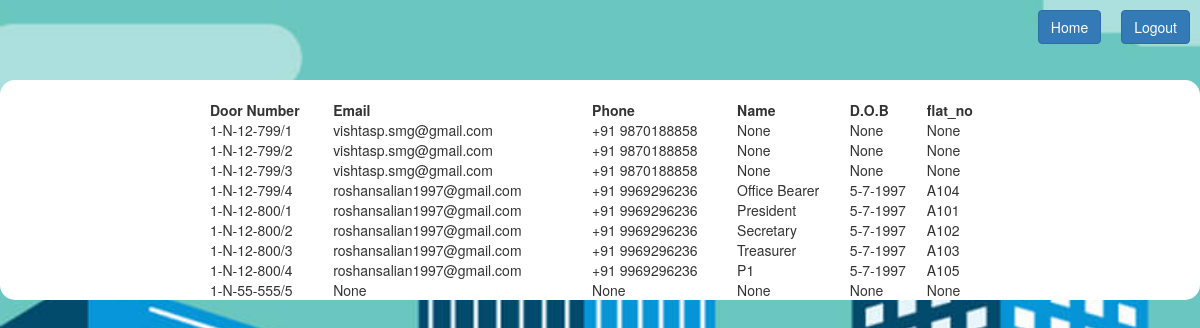
/displayFlatOwner, run on the app's committed database.
### tables this page shows
CREATE TABLE "homeOwns" (
	"aptNo"	TEXT,
	"email"	TEXT,
	"phone"	TEXT,
	"usrName"	TEXT,
	"dob"	TEXT,
	"photo"	TEXT,
	"id_photo"	TEXT,
	"father"	TEXT,
	"mother"	TEXT,
	"comm_address"	TEXT,
	"perm_address"	TEXT,
	"occupation"	TEXT,
	"occupancy"	INTEGER,
	"comm_add_proof"	TEXT,
	"perm_add_proof"	TEXT,
	"sale_deed"	TEXT,
	"flat_no"	TEXT,
	PRIMARY KEY("aptNo")
);

### script.py (the view)
@app.route('/displayFlatOwner')
def displayFlatOwner():
	conn = sqlite3.connect('data/data.db')
	cur = conn.cursor()
	cur.execute("SELECT * from homeOwns;")
	data = cur.fetchall()
	return render_template('flatOwnerInfo.html', data=data)

### script.py (called while the page is built)
@app.before_request
def before_request():
	g.user = None
	if 'user' in session:
		g.user = session['user']

### templates/flatOwnerInfo.html (shortened to what this page needs)
<!DOCTYPE html>
<html>
<head>
	<link rel="stylesheet" type="text/css" href="{{ url_for('static', filename='bootstrap.css') }}">
	<link rel="stylesheet" type="text/css" href="{{ url_for('static', filename='myStyles.css') }}">
	<link rel="stylesheet" href="https://maxcdn.bootstrapcdn.com/bootstrap/3.4.0/css/bootstrap.min.css">
</head>
<body class="bgSet">
	<a href="/logout" style="float: right; margin: 10px"><button class="btn btn-primary">Logout</button></a>
  <a href="/welcomeH" style="float: right; margin: 10px"><button class="btn btn-primary">Home</button></a>
  <br>
  <br><br><br>
  <div style="text-align:center; background-color: white; border-radius:15px;">
		<center>
			<table  width="65%" align="center;" style="margin: 0px auto;">
				<tr>
					<td><b>Door Number</b></td>
			    <td><b>Email</b></td>
			    <td><b>Phone</b></td>
					<td><b>Name</b></td>
					<td><b>D.O.B</b></td>
          <td><b>flat_no</b></td>
				<tr>
				<br>
				{% for item in data %}
				<tr>
					<td>{{item[0]}}</td>
			    <td>{{item[1]}}</td>
			    <td>{{item[2]}}</td>
					<td>{{item[3]}}</td>
					<td>{{item[4]}}</td>
          <td>{{item[16]}}</td>
				<tr>
				{% endfor %}
			</table>
		</center>
	</div>
</body>
</html>

### static/myStyles.css (style rules this page uses)
:root { --lightGrey: #DDDDDD; --maroon: #800000; --deepGreenLight: #00902080; --deepBlueLight: #00008080; --orangeLight: #FFA000A0; --pinkLight: #F4BFBEC0; --redLight: #FF000090; --lightRed: #FF3333; --lightBlue: #ADD8E6F0; --lightGreen: #90EE90F0; }
.bgSet { background-image: url('/static/images/buildings.jpg'); background-repeat: no-repeat; background-size: cover; background-attachment: fixed; }

### data on the page
homeOwns: aptNo "1-N-12-799/1", email "vishtasp.smg@gmail.com", phone "+91 9870188858", item "None"
homeOwns: aptNo "1-N-12-799/2", email "vishtasp.smg@gmail.com", phone "+91 9870188858", item "None"
homeOwns: aptNo "1-N-12-799/3", email "vishtasp.smg@gmail.com", phone "+91 9870188858", item "None"
homeOwns: aptNo "1-N-12-799/4", email "roshansalian1997@gmail.com", phone "+91 9969296236", usrName "Office Bearer", dob "5-7-1997", flat_no "A104"
homeOwns: aptNo "1-N-12-800/1", email "roshansalian1997@gmail.com", phone "+91 9969296236", usrName "President", dob "5-7-1997", flat_no "A101"
homeOwns: aptNo "1-N-12-800/2", email "roshansalian1997@gmail.com", phone "+91 9969296236", usrName "Secretary", dob "5-7-1997", flat_no "A102"
homeOwns: aptNo "1-N-12-800/3", email "roshansalian1997@gmail.com", phone "+91 9969296236", usrName "Treasurer", dob "5-7-1997", flat_no "A103"
homeOwns: aptNo "1-N-12-800/4", email "roshansalian1997@gmail.com", phone "+91 9969296236", usrName "P1", dob "5-7-1997", flat_no "A105"
homeOwns: aptNo "1-N-55-555/5", item "None"
